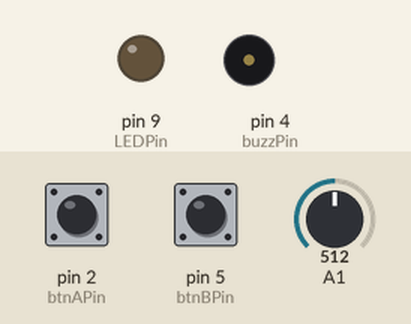
This sketch was run on a simulated Arduino Uno, built with avr-gcc and run on an emulated ATmega328P. Parts: output pins drawn as LEDs (lit = HIGH), buzzer (waves = sounding, pin HIGH). The test bench sets the inputs (shaded band); at power-on: pin 2 (btnAPin) HIGH, pin 5 (btnBPin) HIGH, A1 = 512.

Above: at 1.2 s.
1.3 s: pin 2 (btnAPin) pulled LOW for 1 s
At 2.8 s:
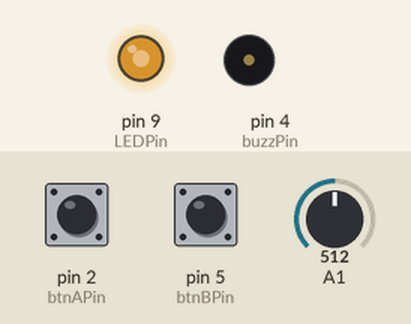
3.8 s: pin 5 (btnBPin) pulled LOW for 3.2 s
At 5.2 s:
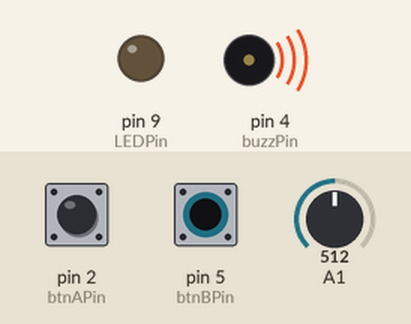
8.5 s: pin 2 (btnAPin) pulled LOW for 3.2 s
At 12.5 s:
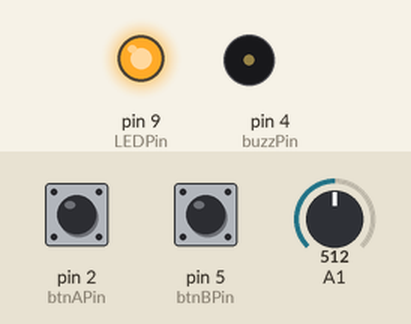
13.2 s: pin 5 (btnBPin) pulled LOW for 0.15 s
At 14.7 s:
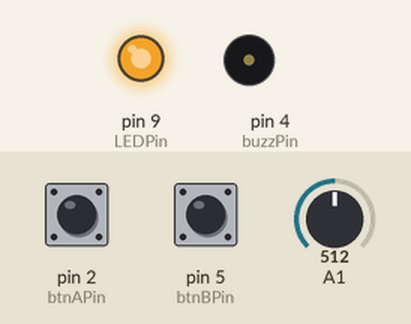
Timing chart, 0 to 15.8 s (numbered marks = the images above; inputs shaded):
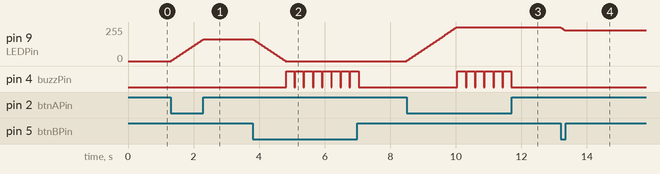

The sketch:

DimmerOnOffSwitch.ino
```cpp
/*
  Push button dimmer LED. To learn more about this project, chech out my readME.adoc
*/
// Header
// Define
// Variables
int btnAPin = 2;
int btnBPin = 5;
int LEDPin = 9;
int buzzPin = 4;
int dT = 30;
int dT1 = 250;
int btnA;
int btnB;
int LEDVal;
int j;
// Functions

void setup() {
  // put your setup code here, to run once:
  Serial.begin(115200);
  pinMode(btnAPin, INPUT_PULLUP);
  pinMode(btnBPin, INPUT_PULLUP);
  pinMode(LEDPin, OUTPUT);
  pinMode(buzzPin, OUTPUT);

}

void loop() {
  // put your main code here, to run repeatedly:
  btnA = digitalRead(btnAPin);
  btnB = digitalRead(btnBPin);
  LEDVal = analogRead(LEDPin);

  if (btnA == 0){
    j = j+5;
  }
  if(btnB == 0){
    j = j-5;
  }

  if(j > 255){
    j = 255;
    digitalWrite(buzzPin, HIGH);
    delay(dT1);
    digitalWrite(buzzPin, LOW);
  }

  if(j < 0){
    j = 0;
    digitalWrite(buzzPin, HIGH);
    delay(dT1);
    digitalWrite(buzzPin, LOW);
  }

  analogWrite(LEDPin, j);
  delay(dT);
}
```

Measured:
- after the input at 1.3 s, pin 9 (LEDPin): moves from 0/255 to 165/255 over 0.96 s, starting at once
- after the input at 3.8 s, pin 9 (LEDPin): moves from 165/255 to 0/255 over 0.96 s, starting at once; pin 4 (buzzPin): alternates HIGH for 0.25 s and LOW for 0.03 s, 16 changes in all, then stays LOW, starting after 1.0 s
- after the input at 8.5 s, pin 9 (LEDPin): moves from 0/255 to 255/255 over 1.5 s, starting at once; pin 4 (buzzPin): alternates HIGH for 0.25 s and LOW for 0.03 s, 12 changes in all, then stays LOW, starting after 1.5 s
- after the input at 13.2 s, pin 9 (LEDPin): 255/255 → 230/255 at once
